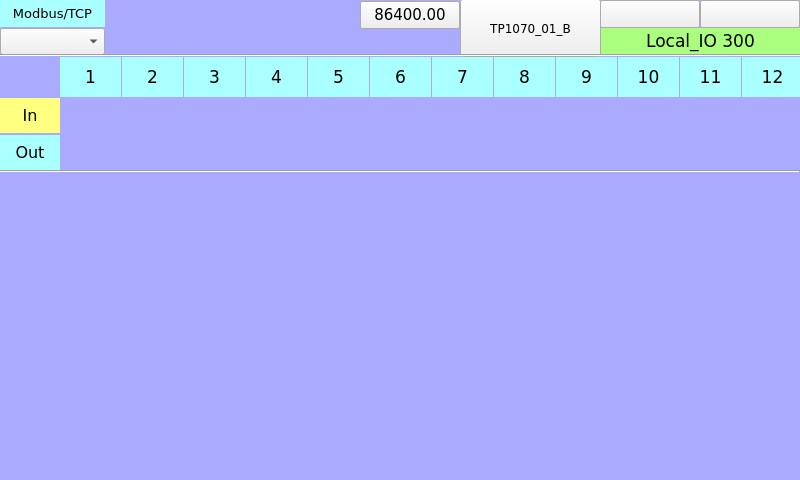
<?xml version="1.0" encoding="UTF-8"?>
<ui version="4.0">
 <class>page300</class>
 <widget class="QWidget" name="page300">
  <property name="geometry">
   <rect>
    <x>0</x>
    <y>0</y>
    <width>800</width>
    <height>480</height>
   </rect>
  </property>
  <property name="minimumSize">
   <size>
    <width>800</width>
    <height>480</height>
   </size>
  </property>
  <property name="maximumSize">
   <size>
    <width>800</width>
    <height>480</height>
   </size>
  </property>
  <property name="windowTitle">
   <string>page300</string>
  </property>
  <property name="styleSheet">
   <string notr="true">QWidget#page300
{
background-color: rgb(170, 170, 255);
}</string>
  </property>
  <widget class="QLabel" name="label_Qt_Project_2">
   <property name="geometry">
    <rect>
     <x>600</x>
     <y>28</y>
     <width>201</width>
     <height>27</height>
    </rect>
   </property>
   <property name="font">
    <font>
     <family>DejaVu Sans</family>
     <pointsize>13</pointsize>
    </font>
   </property>
   <property name="styleSheet">
    <string notr="true">background-color: rgb(170, 255, 127);</string>
   </property>
   <property name="text">
    <string>Local_IO 300</string>
   </property>
   <property name="alignment">
    <set>Qt::AlignCenter</set>
   </property>
  </widget>
  <widget class="ATCMtime" name="atcmTime_2">
   <property name="geometry">
    <rect>
     <x>700</x>
     <y>0</y>
     <width>100</width>
     <height>28</height>
    </rect>
   </property>
   <property name="font">
    <font>
     <family>DejaVu Sans</family>
     <pointsize>10</pointsize>
    </font>
   </property>
   <property name="toolTip">
    <string>ATCM QTime</string>
   </property>
   <property name="whatsThis">
    <string>ATCMtime widget</string>
   </property>
   <property name="bgColor">
    <color>
     <red>255</red>
     <green>255</green>
     <blue>127</blue>
    </color>
   </property>
   <property name="borderWidth">
    <number>0</number>
   </property>
   <property name="borderRadius">
    <number>0</number>
   </property>
  </widget>
  <widget class="QLabel" name="label_Start_3">
   <property name="geometry">
    <rect>
     <x>0</x>
     <y>0</y>
     <width>105</width>
     <height>27</height>
    </rect>
   </property>
   <property name="font">
    <font>
     <family>DejaVu Sans</family>
     <pointsize>10</pointsize>
    </font>
   </property>
   <property name="styleSheet">
    <string notr="true">background-color: rgb(170, 255, 255);</string>
   </property>
   <property name="text">
    <string>Modbus/TCP</string>
   </property>
   <property name="alignment">
    <set>Qt::AlignCenter</set>
   </property>
  </widget>
  <widget class="ATCMlabel" name="atcmLabel_PLC_time">
   <property name="geometry">
    <rect>
     <x>360</x>
     <y>1</y>
     <width>100</width>
     <height>28</height>
    </rect>
   </property>
   <property name="font">
    <font>
     <family>DejaVu Sans</family>
     <pointsize>11</pointsize>
     <weight>50</weight>
     <bold>false</bold>
    </font>
   </property>
   <property name="text">
    <string>86400.00</string>
   </property>
   <property name="toolTip">
    <string>PLC_time</string>
   </property>
   <property name="whatsThis">
    <string>ATCMlabel widget</string>
   </property>
   <property name="variable">
    <string>PLC_time</string>
   </property>
   <property name="refresh">
    <number>500</number>
   </property>
   <property name="max">
    <string>0</string>
   </property>
   <property name="min">
    <string>0</string>
   </property>
   <property name="viewStatus">
    <bool>false</bool>
   </property>
   <property name="visibilityVar">
    <string/>
   </property>
   <property name="bgColor">
    <color>
     <red>255</red>
     <green>255</green>
     <blue>127</blue>
    </color>
   </property>
   <property name="borderWidth">
    <number>0</number>
   </property>
   <property name="borderRadius">
    <number>0</number>
   </property>
  </widget>
  <widget class="ATCMbutton" name="atcmButton_6">
   <property name="geometry">
    <rect>
     <x>460</x>
     <y>-1</y>
     <width>141</width>
     <height>58</height>
    </rect>
   </property>
   <property name="font">
    <font>
     <family>DejaVu Sans</family>
     <pointsize>9</pointsize>
     <weight>50</weight>
     <bold>false</bold>
    </font>
   </property>
   <property name="toolTip">
    <string/>
   </property>
   <property name="whatsThis">
    <string>ATCMbutton widget</string>
   </property>
   <property name="pageName">
    <string>menu</string>
   </property>
   <property name="statusvar">
    <string/>
   </property>
   <property name="viewStatus">
    <bool>false</bool>
   </property>
   <property name="refresh">
    <number>200</number>
   </property>
   <property name="visibilityVar">
    <string/>
   </property>
   <property name="bgColor">
    <color>
     <red>170</red>
     <green>170</green>
     <blue>255</blue>
    </color>
   </property>
   <property name="borderColor">
    <color>
     <red>220</red>
     <green>220</green>
     <blue>220</blue>
    </color>
   </property>
   <property name="text">
    <string>TP1070_01_B</string>
   </property>
   <property name="pressText">
    <string>TP1070_01_B</string>
   </property>
   <property name="borderWidth">
    <number>2</number>
   </property>
   <property name="borderRadius">
    <number>0</number>
   </property>
   <property name="apparence">
    <enum>QFrame::Raised</enum>
   </property>
  </widget>
  <widget class="ATCMdate" name="atcmDate_2">
   <property name="geometry">
    <rect>
     <x>600</x>
     <y>0</y>
     <width>100</width>
     <height>28</height>
    </rect>
   </property>
   <property name="font">
    <font>
     <family>DejaVu Sans</family>
     <pointsize>10</pointsize>
    </font>
   </property>
   <property name="toolTip">
    <string>ATCM QDate</string>
   </property>
   <property name="whatsThis">
    <string>ATCMdate widget</string>
   </property>
   <property name="bgColor">
    <color>
     <red>255</red>
     <green>255</green>
     <blue>127</blue>
    </color>
   </property>
   <property name="borderWidth">
    <number>0</number>
   </property>
   <property name="borderRadius">
    <number>0</number>
   </property>
  </widget>
  <widget class="ATCMcombobox" name="atcmComboBox">
   <property name="geometry">
    <rect>
     <x>0</x>
     <y>28</y>
     <width>105</width>
     <height>27</height>
    </rect>
   </property>
   <property name="font">
    <font>
     <family>DejaVu Sans</family>
     <pointsize>10</pointsize>
    </font>
   </property>
   <property name="toolTip">
    <string>TEST_COMMAND</string>
   </property>
   <property name="whatsThis">
    <string>ATCMcombobox widget</string>
   </property>
   <property name="variable">
    <string>TEST_COMMAND</string>
   </property>
   <property name="refresh">
    <number>500</number>
   </property>
   <property name="viewStatus">
    <bool>false</bool>
   </property>
   <property name="writeAcknowledge">
    <bool>false</bool>
   </property>
   <property name="visibilityVar">
    <string/>
   </property>
   <property name="bgColor">
    <color>
     <red>170</red>
     <green>255</green>
     <blue>127</blue>
    </color>
   </property>
   <property name="borderWidth">
    <number>0</number>
   </property>
   <property name="borderRadius">
    <number>0</number>
   </property>
   <property name="mapping">
    <string>0;LOCAL;216;REMOTE;42;DONE</string>
   </property>
  </widget>
  <widget class="Line" name="line_2">
   <property name="geometry">
    <rect>
     <x>0</x>
     <y>45</y>
     <width>801</width>
     <height>20</height>
    </rect>
   </property>
   <property name="orientation">
    <enum>Qt::Horizontal</enum>
   </property>
  </widget>
  <widget class="Line" name="line">
   <property name="geometry">
    <rect>
     <x>0</x>
     <y>170</y>
     <width>800</width>
     <height>3</height>
    </rect>
   </property>
   <property name="orientation">
    <enum>Qt::Horizontal</enum>
   </property>
  </widget>
  <widget class="QLabel" name="label_PLC_DigIn_2">
   <property name="geometry">
    <rect>
     <x>122</x>
     <y>57</y>
     <width>61</width>
     <height>40</height>
    </rect>
   </property>
   <property name="font">
    <font>
     <family>DejaVu Sans</family>
     <pointsize>13</pointsize>
    </font>
   </property>
   <property name="styleSheet">
    <string notr="true">background-color: rgb(170, 255, 255);</string>
   </property>
   <property name="text">
    <string>2</string>
   </property>
   <property name="alignment">
    <set>Qt::AlignCenter</set>
   </property>
  </widget>
  <widget class="QLabel" name="label_PLC_DigIn_4">
   <property name="geometry">
    <rect>
     <x>246</x>
     <y>57</y>
     <width>61</width>
     <height>40</height>
    </rect>
   </property>
   <property name="font">
    <font>
     <family>DejaVu Sans</family>
     <pointsize>13</pointsize>
    </font>
   </property>
   <property name="styleSheet">
    <string notr="true">background-color: rgb(170, 255, 255);</string>
   </property>
   <property name="text">
    <string>4</string>
   </property>
   <property name="alignment">
    <set>Qt::AlignCenter</set>
   </property>
  </widget>
  <widget class="QLabel" name="label_PLC_DigIn_10">
   <property name="geometry">
    <rect>
     <x>618</x>
     <y>57</y>
     <width>61</width>
     <height>40</height>
    </rect>
   </property>
   <property name="font">
    <font>
     <family>DejaVu Sans</family>
     <pointsize>13</pointsize>
    </font>
   </property>
   <property name="styleSheet">
    <string notr="true">background-color: rgb(170, 255, 255);</string>
   </property>
   <property name="text">
    <string>10</string>
   </property>
   <property name="alignment">
    <set>Qt::AlignCenter</set>
   </property>
  </widget>
  <widget class="QLabel" name="label_PLC_DigIn_12">
   <property name="geometry">
    <rect>
     <x>742</x>
     <y>57</y>
     <width>61</width>
     <height>40</height>
    </rect>
   </property>
   <property name="font">
    <font>
     <family>DejaVu Sans</family>
     <pointsize>13</pointsize>
    </font>
   </property>
   <property name="styleSheet">
    <string notr="true">background-color: rgb(170, 255, 255);</string>
   </property>
   <property name="text">
    <string>12</string>
   </property>
   <property name="alignment">
    <set>Qt::AlignCenter</set>
   </property>
  </widget>
  <widget class="QLabel" name="label_PLC_DigIn_9">
   <property name="geometry">
    <rect>
     <x>556</x>
     <y>57</y>
     <width>61</width>
     <height>40</height>
    </rect>
   </property>
   <property name="font">
    <font>
     <family>DejaVu Sans</family>
     <pointsize>13</pointsize>
    </font>
   </property>
   <property name="styleSheet">
    <string notr="true">background-color: rgb(170, 255, 255);</string>
   </property>
   <property name="text">
    <string>9</string>
   </property>
   <property name="alignment">
    <set>Qt::AlignCenter</set>
   </property>
  </widget>
  <widget class="QLabel" name="label_RTU_AnIn_17">
   <property name="geometry">
    <rect>
     <x>0</x>
     <y>135</y>
     <width>60</width>
     <height>35</height>
    </rect>
   </property>
   <property name="font">
    <font>
     <family>DejaVu Sans</family>
     <pointsize>12</pointsize>
    </font>
   </property>
   <property name="styleSheet">
    <string notr="true">background-color: rgb(170, 255, 255);</string>
   </property>
   <property name="text">
    <string>Out</string>
   </property>
   <property name="alignment">
    <set>Qt::AlignCenter</set>
   </property>
  </widget>
  <widget class="QLabel" name="label_PLC_DigIn_11">
   <property name="geometry">
    <rect>
     <x>680</x>
     <y>57</y>
     <width>61</width>
     <height>40</height>
    </rect>
   </property>
   <property name="font">
    <font>
     <family>DejaVu Sans</family>
     <pointsize>13</pointsize>
    </font>
   </property>
   <property name="styleSheet">
    <string notr="true">background-color: rgb(170, 255, 255);</string>
   </property>
   <property name="text">
    <string>11</string>
   </property>
   <property name="alignment">
    <set>Qt::AlignCenter</set>
   </property>
  </widget>
  <widget class="QLabel" name="label_PLC_DigIn_8">
   <property name="geometry">
    <rect>
     <x>494</x>
     <y>57</y>
     <width>61</width>
     <height>40</height>
    </rect>
   </property>
   <property name="font">
    <font>
     <family>DejaVu Sans</family>
     <pointsize>13</pointsize>
    </font>
   </property>
   <property name="styleSheet">
    <string notr="true">background-color: rgb(170, 255, 255);</string>
   </property>
   <property name="text">
    <string>8</string>
   </property>
   <property name="alignment">
    <set>Qt::AlignCenter</set>
   </property>
  </widget>
  <widget class="QLabel" name="label_PLC_DigIn_3">
   <property name="geometry">
    <rect>
     <x>184</x>
     <y>57</y>
     <width>61</width>
     <height>40</height>
    </rect>
   </property>
   <property name="font">
    <font>
     <family>DejaVu Sans</family>
     <pointsize>13</pointsize>
    </font>
   </property>
   <property name="styleSheet">
    <string notr="true">background-color: rgb(170, 255, 255);</string>
   </property>
   <property name="text">
    <string>3</string>
   </property>
   <property name="alignment">
    <set>Qt::AlignCenter</set>
   </property>
  </widget>
  <widget class="QLabel" name="label_PLC_DigIn_1">
   <property name="geometry">
    <rect>
     <x>60</x>
     <y>57</y>
     <width>61</width>
     <height>40</height>
    </rect>
   </property>
   <property name="font">
    <font>
     <family>DejaVu Sans</family>
     <pointsize>13</pointsize>
    </font>
   </property>
   <property name="styleSheet">
    <string notr="true">background-color: rgb(170, 255, 255);</string>
   </property>
   <property name="text">
    <string>1</string>
   </property>
   <property name="alignment">
    <set>Qt::AlignCenter</set>
   </property>
  </widget>
  <widget class="QLabel" name="label_RTU_AnIn_16">
   <property name="geometry">
    <rect>
     <x>0</x>
     <y>98</y>
     <width>60</width>
     <height>35</height>
    </rect>
   </property>
   <property name="font">
    <font>
     <family>DejaVu Sans</family>
     <pointsize>12</pointsize>
    </font>
   </property>
   <property name="styleSheet">
    <string notr="true">background-color: rgb(255, 255, 127);</string>
   </property>
   <property name="text">
    <string>In</string>
   </property>
   <property name="alignment">
    <set>Qt::AlignCenter</set>
   </property>
  </widget>
  <widget class="QLabel" name="label_PLC_DigIn_5">
   <property name="geometry">
    <rect>
     <x>308</x>
     <y>57</y>
     <width>61</width>
     <height>40</height>
    </rect>
   </property>
   <property name="font">
    <font>
     <family>DejaVu Sans</family>
     <pointsize>13</pointsize>
    </font>
   </property>
   <property name="styleSheet">
    <string notr="true">background-color: rgb(170, 255, 255);</string>
   </property>
   <property name="text">
    <string>5</string>
   </property>
   <property name="alignment">
    <set>Qt::AlignCenter</set>
   </property>
  </widget>
  <widget class="QLabel" name="label_PLC_DigIn_7">
   <property name="geometry">
    <rect>
     <x>432</x>
     <y>57</y>
     <width>61</width>
     <height>40</height>
    </rect>
   </property>
   <property name="font">
    <font>
     <family>DejaVu Sans</family>
     <pointsize>13</pointsize>
    </font>
   </property>
   <property name="styleSheet">
    <string notr="true">background-color: rgb(170, 255, 255);</string>
   </property>
   <property name="text">
    <string>7</string>
   </property>
   <property name="alignment">
    <set>Qt::AlignCenter</set>
   </property>
  </widget>
  <widget class="QLabel" name="label_PLC_DigIn_6">
   <property name="geometry">
    <rect>
     <x>370</x>
     <y>57</y>
     <width>61</width>
     <height>40</height>
    </rect>
   </property>
   <property name="font">
    <font>
     <family>DejaVu Sans</family>
     <pointsize>13</pointsize>
    </font>
   </property>
   <property name="styleSheet">
    <string notr="true">background-color: rgb(170, 255, 255);</string>
   </property>
   <property name="text">
    <string>6</string>
   </property>
   <property name="alignment">
    <set>Qt::AlignCenter</set>
   </property>
  </widget>
 </widget>
 <customwidgets>
  <customwidget>
   <class>ATCMbutton</class>
   <extends>QPushButton</extends>
   <header>atcmplugin.h</header>
  </customwidget>
  <customwidget>
   <class>ATCMcombobox</class>
   <extends>QComboBox</extends>
   <header>atcmplugin.h</header>
  </customwidget>
  <customwidget>
   <class>ATCMdate</class>
   <extends>QPushButton</extends>
   <header>atcmplugin.h</header>
  </customwidget>
  <customwidget>
   <class>ATCMlabel</class>
   <extends>QPushButton</extends>
   <header>atcmplugin.h</header>
  </customwidget>
  <customwidget>
   <class>ATCMtime</class>
   <extends>QPushButton</extends>
   <header>atcmplugin.h</header>
  </customwidget>
 </customwidgets>
 <resources/>
 <connections>
  <connection>
   <sender>atcmButton_6</sender>
   <signal>newPage(const char*,bool)</signal>
   <receiver>page300</receiver>
   <slot>goto_page(const char*,bool)</slot>
   <hints>
    <hint type="sourcelabel">
     <x>20</x>
     <y>20</y>
    </hint>
    <hint type="destinationlabel">
     <x>20</x>
     <y>20</y>
    </hint>
   </hints>
  </connection>
 </connections>
 <slots>
  <slot>goto_page(const char*,bool)</slot>
 </slots>
</ui>
